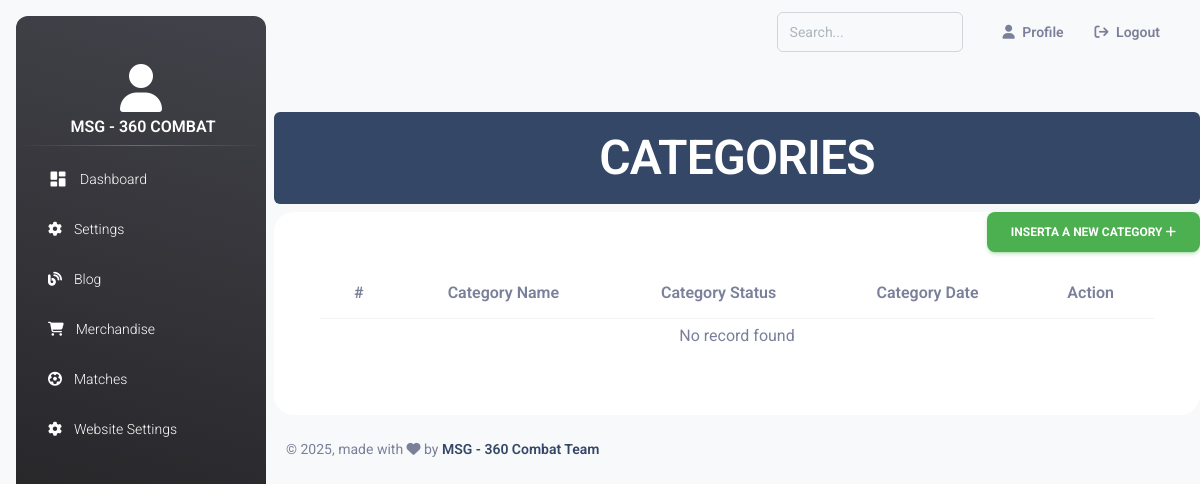
The page /admin/index.php?categories&type=view_cats (signed in) on the database as committed earlier.
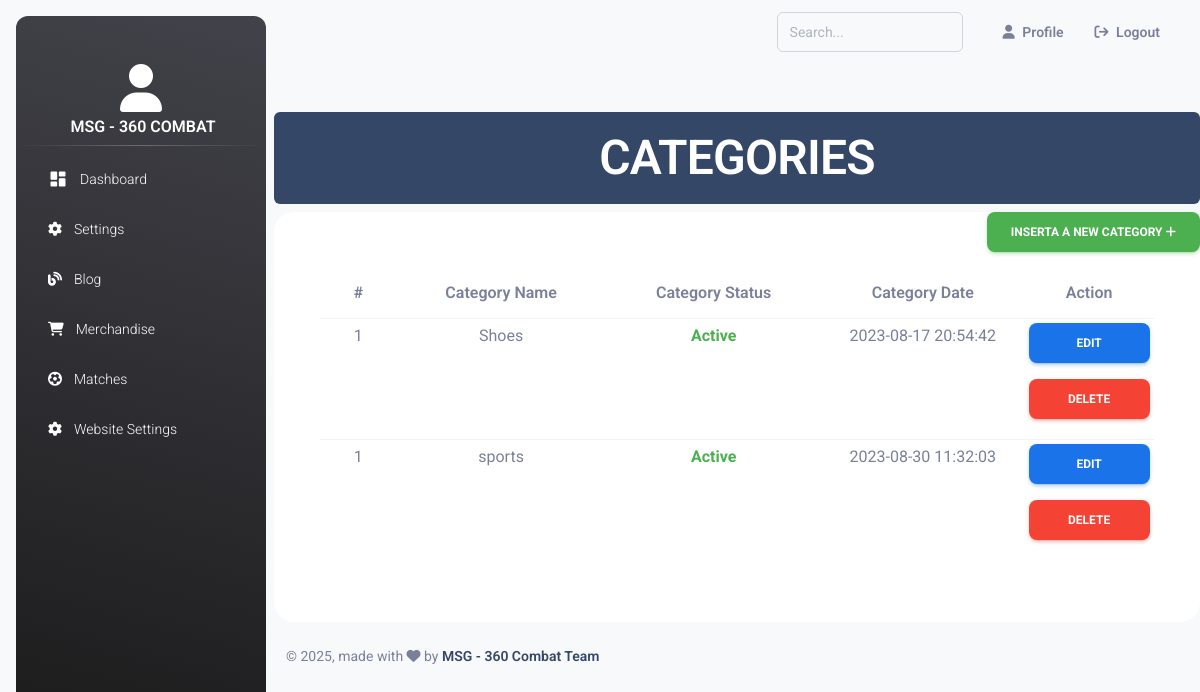
The same page on the database as committed later.
### tables this page shows
CREATE TABLE `categories` (
  `cat_id` int(11) NOT NULL,
  `cat_name` varchar(255) NOT NULL,
  `status` int(11) NOT NULL,
  `date_created` datetime NOT NULL DEFAULT current_timestamp() ON UPDATE current_timestamp()
);

### admin/categories.php (the view, shortened to what this page needs)
<?php
if (isset($_GET['type']) && $_GET['type'] === "view_cats") {
    ?>
    <h1 class="text-center rounded bg-dark text-uppercase text-white p-3 mt-5 mb-2">Categories</h1><a style="float:right;"
        class="btn btn-success" href="index.php?categories&type=add">Inserta a New Category <i class="fa-solid fa-plus"></i>
    </a>
    <div class="container" style="background:white;border-radius:20px;padding:5%;">
        <table class="table text-center  table-sm">
            <thead>
                <tr>
                    <th>#</th>
                    <th>Category Name</th>
                    <th>Category Status</th>
                    <th>Category Date</th>
                    <th>Action</th>
                </tr>
            </thead>
            <tbody>
                <?php
                $select_cat = mysqli_query($con, "SELECT * FROM `categories`");
                if (mysqli_num_rows($select_cat) > 0) {
                    $i=1;
                    while ($row = mysqli_fetch_array($select_cat)) { ?>
                        <tr>
                            <td>
                                <?php echo $i; ?>
                            </td>
                            <td>
                                <?php echo $row['cat_name'] ?>
                            </td>
                            <td>
                                <?php if ($row['status'] === "1") {
                                    echo '<b class="text-success">Active</b>';
                                } else {
                                    echo '<b class="text-success">Active</b>';
                                } ?>
                            </td>
                            <td>
                                <?php echo $row['date_created'] ?>
                            </td>
                            <td>
                                <a class="w-100 btn btn-info"
                                    href="index.php?categories&type=edit&id=<?php echo $row['cat_id'] ?>">Edit</a>
                                <br>
                                <a class="w-100 btn btn-danger"
                                    href="index.php?categories&type=delete&id=<?php echo $row['cat_id'] ?>">Delete</a>
                            </td>
                        </tr>
                    <?php
                    }$i++;
                } else {
                    echo '<tr class="text-center mt-2" ><td colspan="7" class="text-center mt-2">No record found</td></tr>';
                }
                ?>
            </tbody>
        </table>
    </div>
<?php } ?>

Rows that differ between the two databases and show on the page:
added categories: i "1", cat_name "Shoes", status "Active", date_created "2023-08-17 20:54:42"
added categories: i "1", cat_name "sports", status "Active", date_created "2023-08-30 11:32:03"
Other text that changed with them:
text no longer shown: "No record found"
